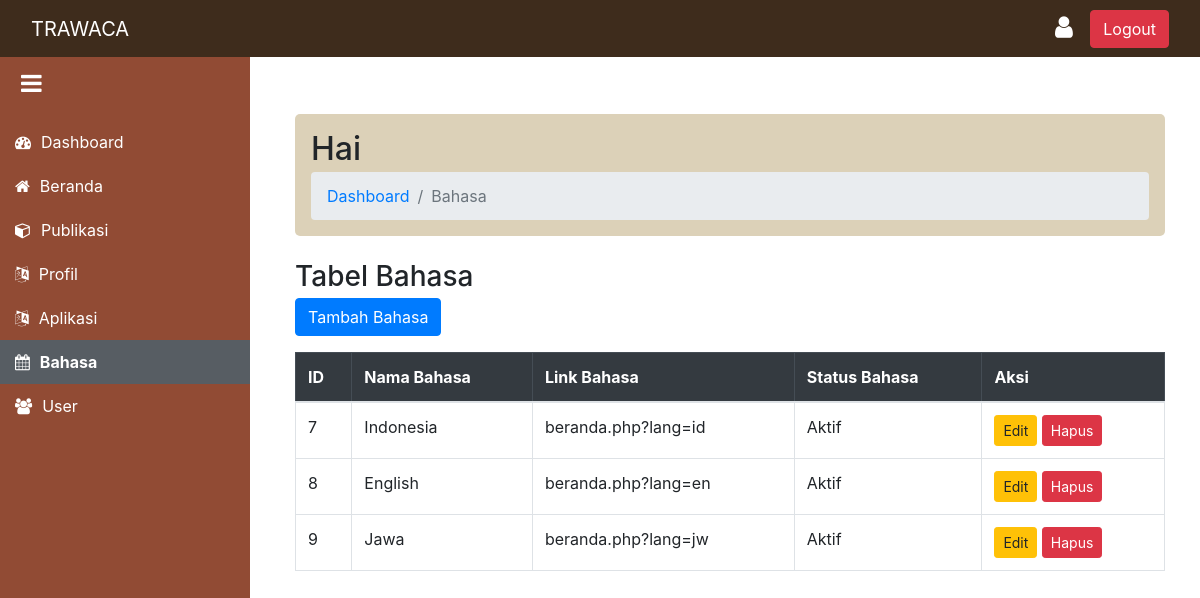
Screenshot of /Adminn/bahasa_dashboard.php with the database file from the repository.
### tables this page shows
CREATE TABLE `bahasa` (
  `id_bahasa` int(255) NOT NULL,
  `nama_bahasa` varchar(255) NOT NULL,
  `link_bahasa` varchar(255) NOT NULL,
  `disable` tinyint(1) NOT NULL DEFAULT 0
);

### backend/admin_bahasa_backend.php (called while the page is built, shortened)
<?php
include(__DIR__ . '../../config/database.php');
$queryBahasa = "
    SELECT
        id_bahasa,
        nama_bahasa,
        link_bahasa,
        disable
    FROM
        bahasa";
$stmtBahasa = $pdo->prepare($queryBahasa);
$stmtBahasa->execute();
$Bahasa = $stmtBahasa->fetchAll(PDO::FETCH_ASSOC);
?>

### Adminn/bahasa_dashboard.php (the view, shortened to what this page needs)
<?php
include '../backend/admin_bahasa_backend.php';
?>
<!DOCTYPE html>
<html lang="id">
<head>
    <link href="../trawaca_bootstrap/bootstrap.min.css" rel="stylesheet">
    <link rel="stylesheet" href="https://cdnjs.cloudflare.com/ajax/libs/font-awesome/4.7.0/css/font-awesome.min.css">
</head>
<body>
    <nav class="navbar navbar-expand-lg navbar-dark">
        <div class="container-fluid">
        <button class="sidebar-toggle" onclick="toggleSidebar()">
                <i class="fa fa-bars"></i>
            </button>
            <a class="navbar-brand" href="#">TRAWACA</a>
            <div class="ml-auto">
                <a href="profil.php" class="btn">
                    <i class="fa fa-user" style="font-size: 25px; color: white;"></i>
                </a>
                <a href="../logout.php" class="btn btn-danger">Logout</a>
            </div>
        </div>
    </nav>
    <div class="sidebar" id="sidebar">
        <a href="dashboard.php"><i class="fa fa-tachometer"></i> <span class="menu-text">Dashboard</span></a>
        <a href="beranda_dashboard.php" ><i class="fa fa-home"></i> <span class="menu-text">Beranda</span></a>
        <a href="publikasi_dashboard.php"><i class="fa fa-cube"></i> <span class="menu-text">Publikasi</span></a>
        <a href="profil_dashboard.php"><i class="fa fa-language"></i> <span class="menu-text">Profil</span></a>
        <a href="aplikasi_dashboard.php"><i class="fa fa-language"></i> <span class="menu-text">Aplikasi</span></a>
        <a href="bahasa_dashboard.php" class="active"><i class="fa fa-calendar"></i> <span class="menu-text">Bahasa</span></a>
        <a href="user_dashboard.php"><i class="fa fa-users"></i> <span class="menu-text">User</span></a>
    </div>
    <div class="admin-content" id="content">
        <div class="container mt-4">
            <div class="header p-3 mb-4" style="background-color: #DCD1B8; border-radius: 5px;">
                <h2 class="mb-1">Hai <?= $_SESSION['username']?></h2>
                <nav aria-label="breadcrumb">
                    <ol class="breadcrumb mb-0">
                        <li class="breadcrumb-item"><a href="dashboard.php">Dashboard</a></li>
                        <li class="breadcrumb-item active" aria-current="page">Bahasa</li>
                    </ol>
                </nav>
            </div>
            <h3 class="mb-1">Tabel Bahasa</h3>
            <a href="CRU/bahasa.php" class="btn btn-primary mb-3">Tambah Bahasa</a>
            <table class="table table-bordered">
                <thead class="table-dark">
                    <tr>
                        <th>ID</th>
                        <th>Nama Bahasa</th>
                        <th>Link Bahasa</th>
                        <th>Status Bahasa</th>
                        <th>Aksi</th>
                    </tr>
                </thead>
                <tbody>
                    <?php foreach ($Bahasa as $row) : ?>
                        <tr>
                            <td><?= $row['id_bahasa']; ?></td>
                            <td><?= $row['nama_bahasa']; ?></td>
                            <td><?= $row['link_bahasa']; ?></td>
                            <td>
                                <?php
                                if ($row['disable'] == 1) {
                                    echo "Tidak Aktif";
                                } else {
                                    echo "Aktif";
                                }
                                ?>
                            </td>
                            <td>
                                <a href="CRU/bahasa.php?edit=<?= $row['id_bahasa']; ?>" class="btn btn-warning btn-sm">Edit</a>
                                <a href="?deletebahasa=<?= $row['id_bahasa']; ?>" class="btn btn-danger btn-sm" onclick="return confirm('Yakin ingin menghapus?')">Hapus</a>
                            </td>
                        </tr>
                    <?php endforeach; ?>
                </tbody>
            </table>
        </div>
    </div>
</body>
</html>

### Adminn/bahasa_dashboard.php (style rules this page uses)
body { display: flex; flex-direction: column; height: 100vh; margin: 0; overflow-x: hidden; }
.navbar { position: fixed; top: 0; width: 100%; z-index: 1000; background-color: #3E2C1C; }
.sidebar { width: 250px; height: 100vh; background-color: #914b34; padding-top: 120px; position: fixed; left: 0; transition: width 0.3s ease-in-out, transform 0.3s ease-in-out; overflow: hidden; }
.sidebar a { padding: 10px 15px; display: flex; align-items: center; color: white; text-decoration: none; white-space: nowrap; transition: background-color 0.3s; }
.sidebar a i { margin-right: 10px; }
.sidebar a.active { background-color: #575d63; font-weight: bold; }
.admin-content { margin-left: 260px; margin-top: 70px; padding: 20px; width: calc(100% - 260px); transition: margin-left 0.3s ease-in-out, width 0.3s ease-in-out; }
.sidebar-toggle { position: absolute; top: 65px; left: 15px; font-size: 24px; background: none; border: none; color: white; cursor: pointer; z-index: 1100; }

### rows the page displays
bahasa: id_bahasa "7", nama_bahasa "Indonesia", link_bahasa "beranda.php?lang=id", disable "Aktif"
bahasa: id_bahasa "8", nama_bahasa "English", link_bahasa "beranda.php?lang=en", disable "Aktif"
bahasa: id_bahasa "9", nama_bahasa "Jawa", link_bahasa "beranda.php?lang=jw", disable "Aktif"
